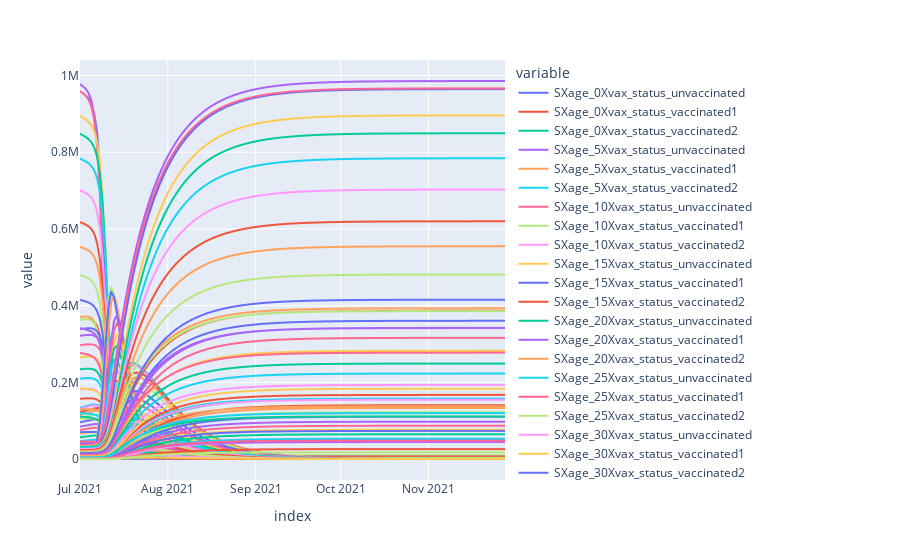

Notebook cell for this chart:
### Code cell
fig = px.line(m.get_outputs_df())
fig.show()
